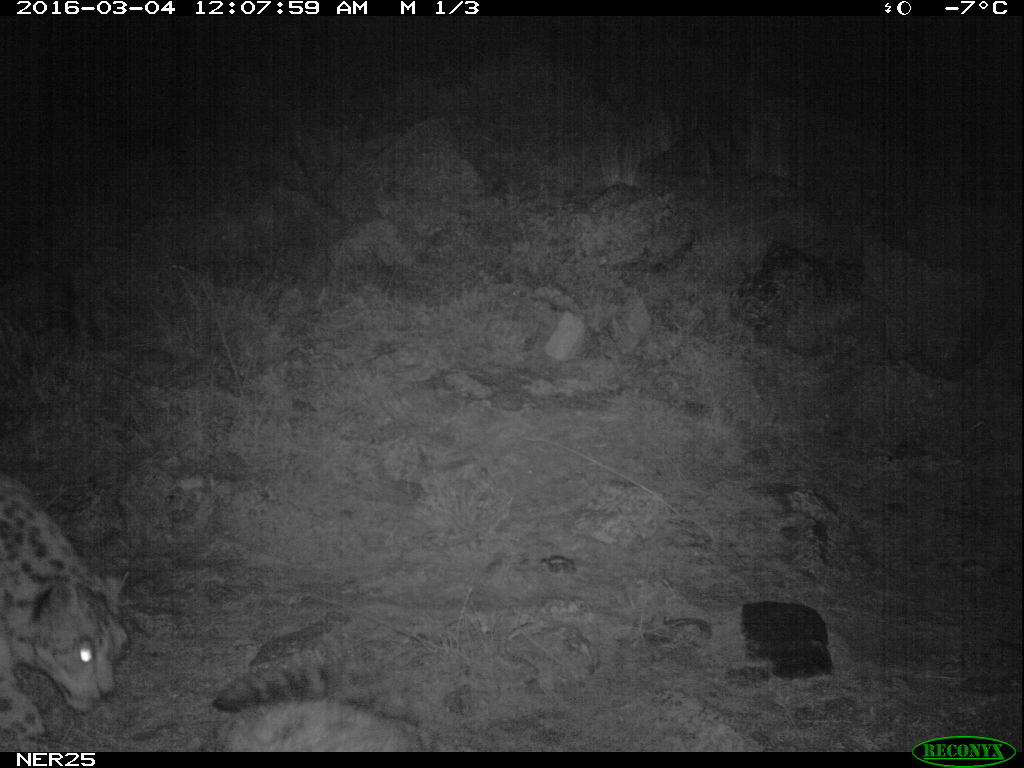
#> input picture dataset/process/1/IMG_0001.JPG, 2048 x 1536 px (shown at 1/2 size)
$ python merge_into_folder.py
#> lines starting #> are read from the running program, lines starting #| are printed output that depends on the picture
#> further down, img is the input picture: shape (1536, 2048, 3); mean B, G, R 48.6, 48.8, 48.7
### utils.py
import cv2
import numpy as np
import os
from functools import partial

# [61 lines left out: functions create_trackbar, visualizeParams, getTrackbarValue, generate_dir_list, not called in this run]

def crop(img, h_resize = 1480, w_resize = 2048):
    """
    Crop the image about the center to eliminate the heading part of the photos
    Args:
    img: cv2 image object
    h_resize, w_resize: new height and weight
    Returns:
    cropped: cropped image
    """
#> called with h_resize = 1480, w_resize = 2048

    h = img.shape[0]
#> h = 1536
    w = img.shape[1]
#> w = 2048
    center = (h/2, w/2)
#> center = (768, 1024)
    new_A = (int(center[0] - h_resize/2), int(center[1] - w_resize/2))
#> new_A = (28, 0)
    new_C = (int(center[0] + h_resize/2), int(center[1] + w_resize/2))
#> new_C = (1508, 2048)

    cropped = img[new_A[0]:new_C[0], new_A[1]:new_C[1]]
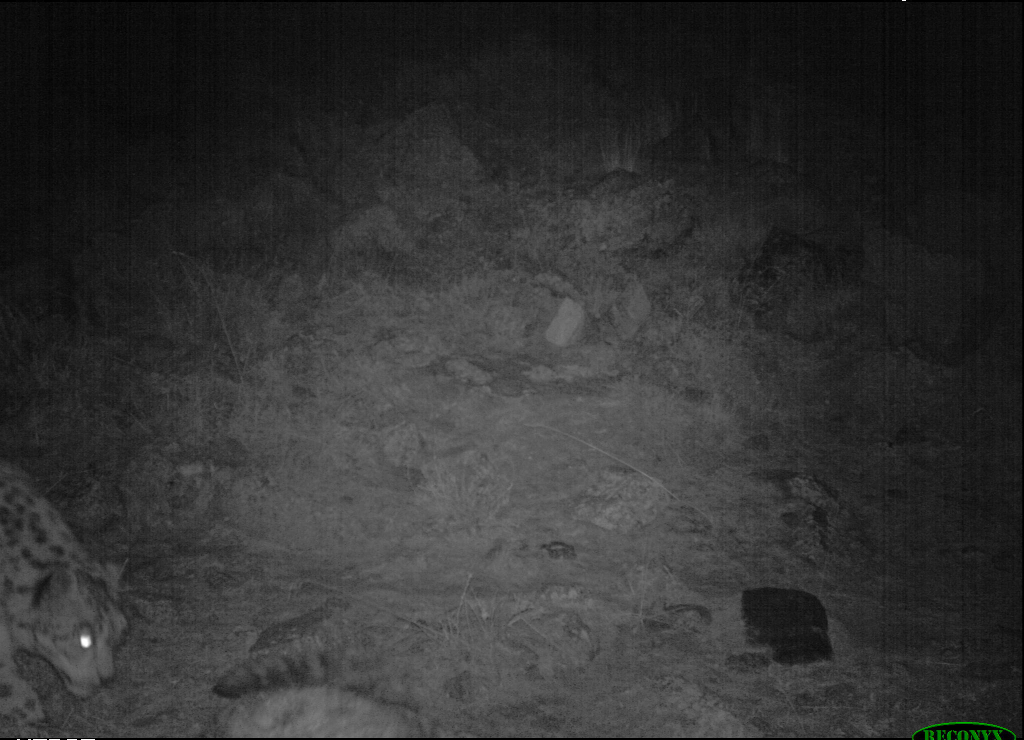
#> cropped: shape (1480, 2048, 3) (shown at 1/2 size); mean B, G, R 49.6, 49.7, 49.6

    return cropped

# [168 lines left out: functions create_video, process_img, filter_mask, drawBoundingBox, save_result, writeLabel and 1 more, not called in this run]

### merge_into_folder.py
import os
import shutil
from utils import crop
import cv2

parent_dir = "dataset"
dest_dir = (parent_dir + "/" + "result/orig_img", parent_dir + "/" + "result/bounding_box", parent_dir + "/" + "result/annotation")
try:
    os.mkdir(parent_dir + "/" + "result")
except:
    pass
try:
    os.mkdir(parent_dir + "/" + "result/bounding_box")
except:
    pass
try:
    os.mkdir(parent_dir + "/" + "result/orig_img")
except:
    pass
try:
    os.mkdir(parent_dir + "/" + "result/annotation")
except:
    pass

folder_name_list = []
source_dir = parent_dir + "/" + "process"
for folder in os.listdir(source_dir):
    if "." in folder or len(os.listdir(source_dir)) == 0:
        continue
    if "_" not in folder:
        folder_name_list.append(folder)

for folder in folder_name_list:
    img_folder = "{}/{}".format(source_dir, folder)
    boundingbox_dir = "{}/{}_bounding_box".format(source_dir, folder)
    annotation_dir = "{}/{}_annotation".format(source_dir, folder)
    for file in os.listdir(img_folder):
        img = cv2.imread(img_folder + "/" + file)
        img = crop(img)
        cv2.imwrite(dest_dir[0] + "/" + file, img)
#> (the run stopped early here; a loop or call above may not have finished)

$ run again, on dataset/process/1/IMG_0005.JPG
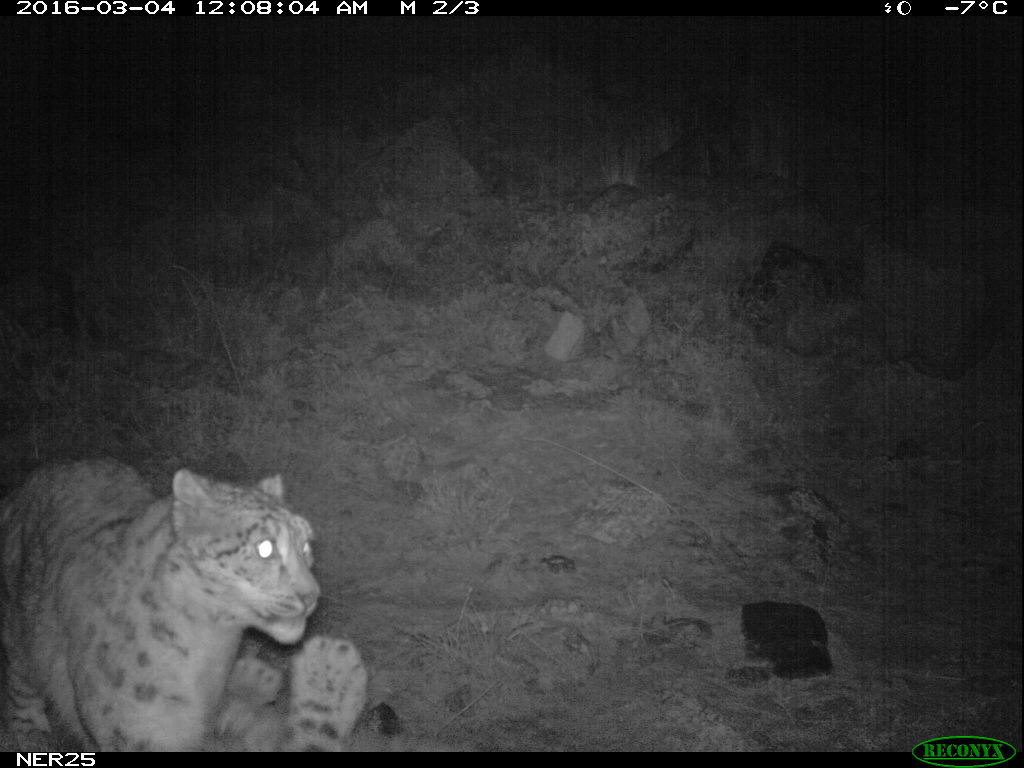
#> input picture dataset/process/1/IMG_0005.JPG, 2048 x 1536 px (shown at 1/2 size)
#> img is the input picture: shape (1536, 2048, 3); mean B, G, R 52.4, 52.6, 52.4
#> in crop, `cropped = img[new_A[0]:new_C[0], new_A[1]:new_C[1]]`:
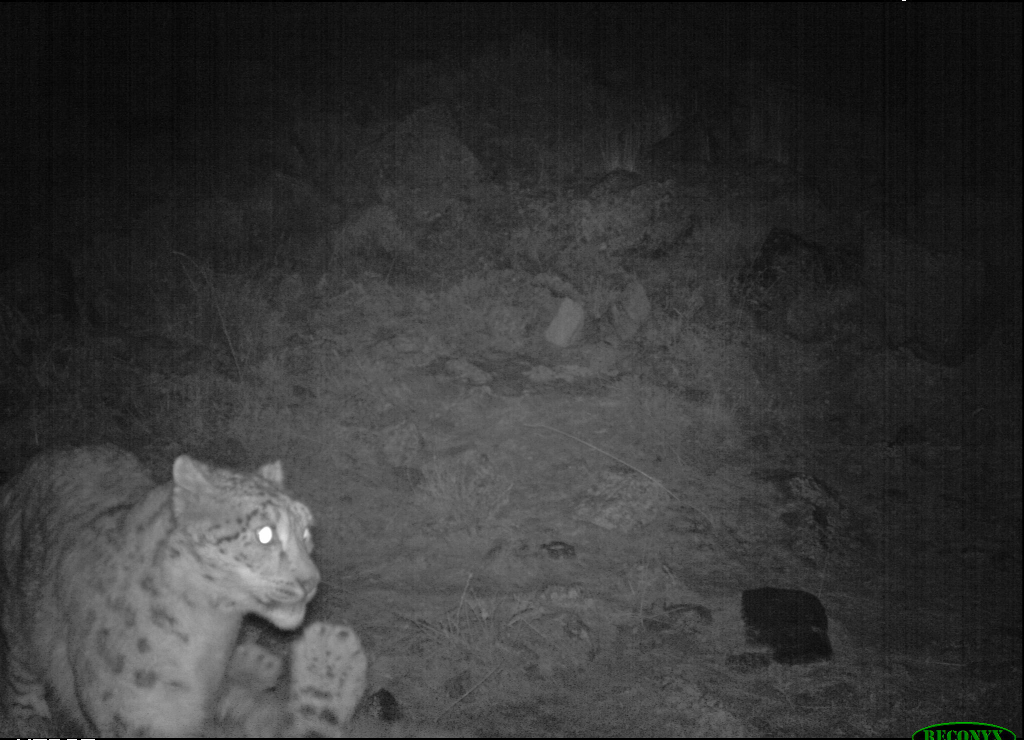
#> cropped: shape (1480, 2048, 3) (shown at 1/2 size); mean B, G, R 53.6, 53.7, 53.6
